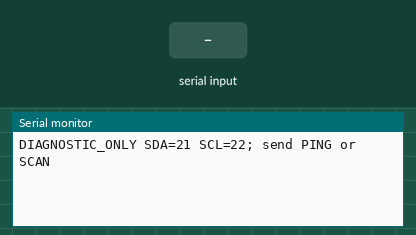
The sketch below on a simulated ESP32. Parts: the last lines printed to the serial monitor. The test bench sets the inputs (shaded band).

Above: at 1.2 s.
1.3 s: "PING\n" received over Serial
At 2.4 s:
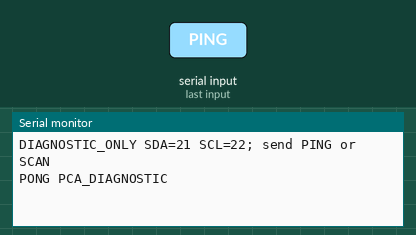
2.8 s: "SCAN\n" received over Serial
At 4.0 s:
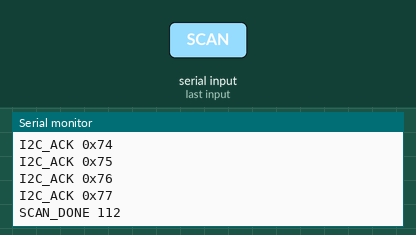
4.3 s: "1\n" received over Serial
At 4.7 s:
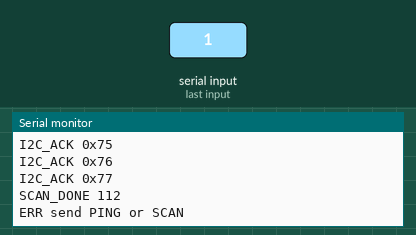

The sketch:

pca_diagnostics.ino
```cpp
#include <Arduino.h>
#include <Wire.h>
// Diagnostic only: does not program any servo PWM register.
// Upload with servo V+ disconnected. I2C acknowledges do not identify a chip model.
String line;
void scan() {
  int found=0;
  for (uint8_t address=8;address<120;address++) {
    Wire.beginTransmission(address);
    if(Wire.endTransmission()==0) {Serial.printf("I2C_ACK 0x%02X\n",address);found++;}
  }
  Serial.printf("SCAN_DONE %d\n",found);
}
void setup(){Serial.begin(115200);Wire.begin(21,22);Wire.setTimeOut(20);Serial.println("DIAGNOSTIC_ONLY SDA=21 SCL=22; send PING or SCAN");}
void loop(){
  while(Serial.available()){
    char c=Serial.read();
    if(c=='\n'){
      line.trim();
      if(line=="PING")Serial.println("PONG PCA_DIAGNOSTIC");
      else if(line=="SCAN")scan();
      else Serial.println("ERR send PING or SCAN");
      line="";
    }else if(c!='\r'){
      if(line.length()<64)line+=c;else line="";
    }
  }
}
```

Measured:
- after the input at 1.3 s, the serial monitor: prints a new line at once (image 1)
- after the input at 2.8 s, the serial monitor: prints a new line at once (image 2)
